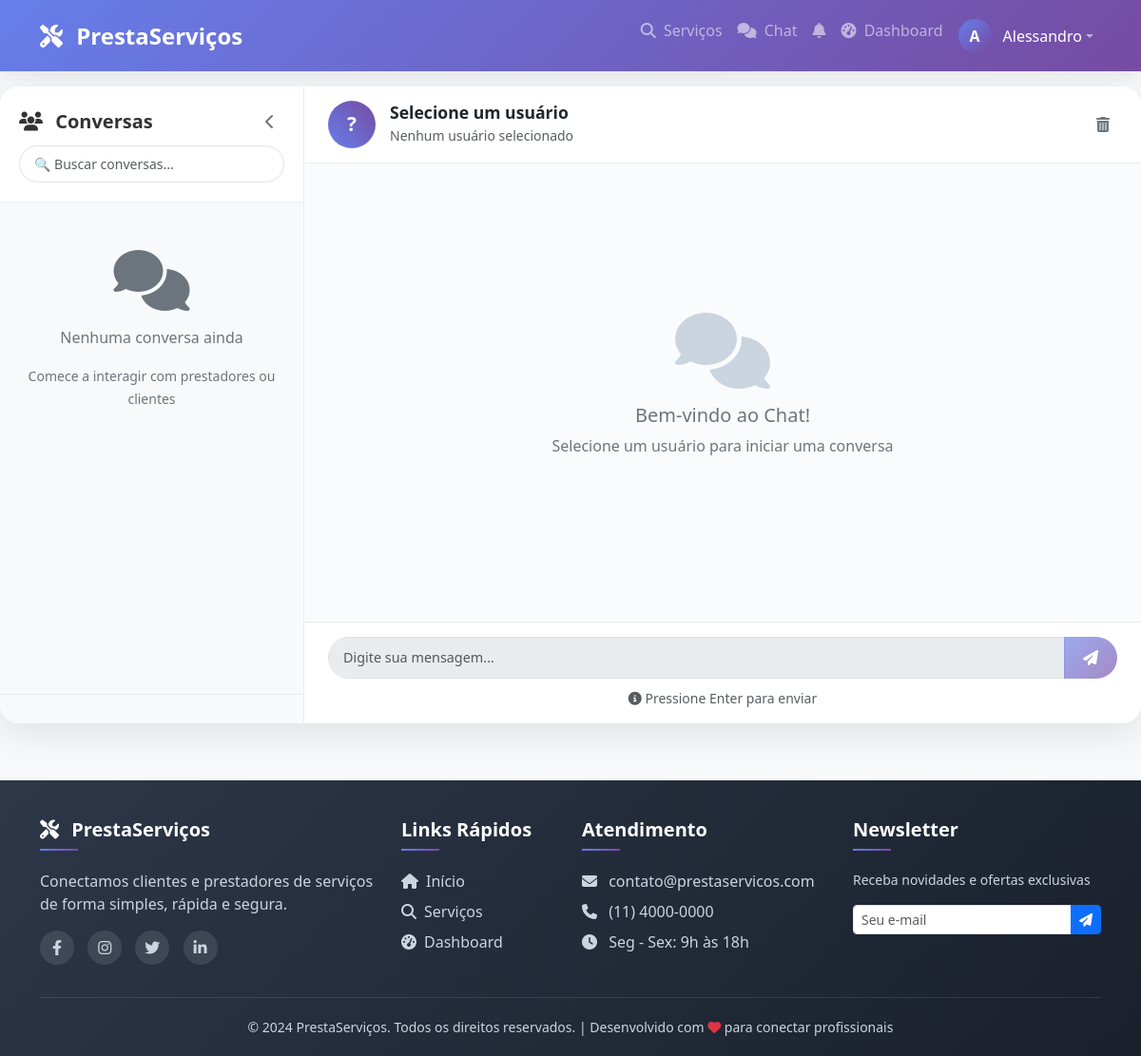
/chat/ (signed in), run on an earlier commit of the app's database.
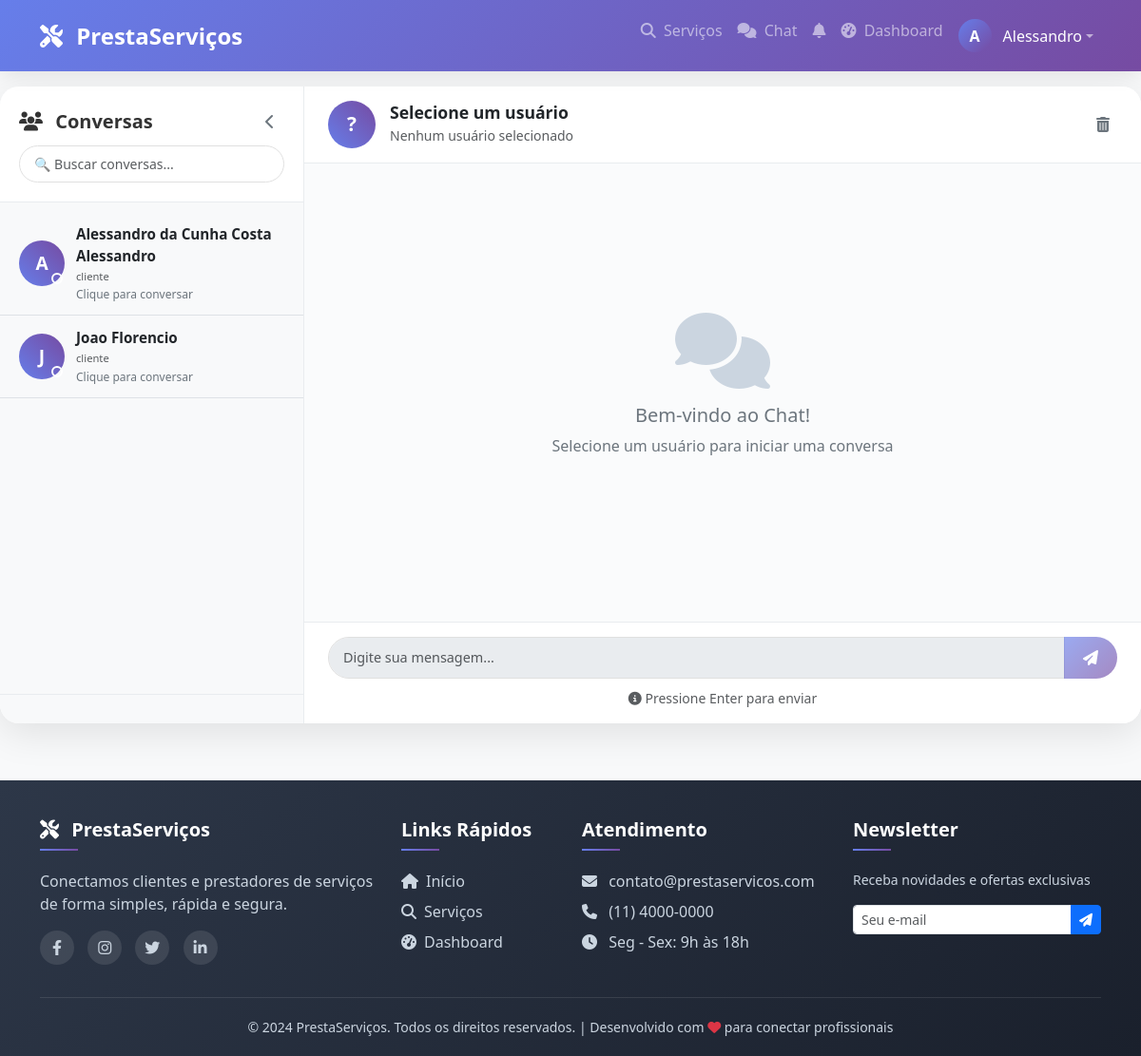
And on a later commit of the database.
### models.py (models this page shows, shortened)
class Usuario(UserMixin, db.Model):
    __tablename__ = 'usuarios'
    id = db.Column(db.Integer, primary_key=True)
    nome = db.Column(db.String(100), nullable=False)
    email = db.Column(db.String(100), unique=True, nullable=False)
    senha_hash = db.Column(db.String(200), nullable=False)
    telefone = db.Column(db.String(20))
    tipo = db.Column(db.String(20), nullable=False)
    data_cadastro = db.Column(db.DateTime, default=datetime.utcnow)
    foto_perfil = db.Column(db.String(200), default='default.jpg')
    foto_url = db.Column(db.String(500), nullable=True)  # URL da foto do Google
    descricao = db.Column(db.Text)
    servicos_oferecidos = db.relationship('Servico', backref='prestador_rel', lazy=True)
    avaliacoes_recebidas = db.relationship('Avaliacao', foreign_keys='Avaliacao.prestador_id', backref='avaliado_rel', lazy=True)
    avaliacoes_feitas = db.relationship('Avaliacao', foreign_keys='Avaliacao.cliente_id', backref='avaliador_rel', lazy=True)
    favoritos = db.relationship('Favorito', foreign_keys='Favorito.cliente_id', backref='cliente_rel', lazy=True)

### routes/chat_routes.py (the view)
@chat_bp.route('/')
@login_required
def index():
    try:
        usuarios_chat = db.session.query(Usuario).distinct().join(
            Mensagem,
            ((Mensagem.remetente_id == Usuario.id) & (Mensagem.destinatario_id == current_user.id)) |
            ((Mensagem.destinatario_id == Usuario.id) & (Mensagem.remetente_id == current_user.id))
        ).filter(Usuario.id != current_user.id).all()
        return render_template('chat/index.html', usuarios=usuarios_chat)
    except Exception as e:
        print(f"Erro no chat: {e}")
        return render_template('chat/index.html', usuarios=[])

### app.py (called while the page is built)
@login_manager.user_loader
def load_user(user_id):
    return Usuario.query.get(int(user_id))

### templates/chat/index.html (shortened to what this page needs)
{% extends "base.html" %}
{% block content %}
<div class="chat-container">
    <div class="users-sidebar" id="usersSidebar">
        <div class="sidebar-header">
            <div class="d-flex justify-content-between align-items-center">
                <h5 class="mb-0">
                    <i class="fas fa-users me-2"></i> Conversas
                </h5>
                <button class="btn-collapse-sidebar" id="collapseSidebarBtn" title="Recolher">
                    <i class="fas fa-chevron-left"></i>
                </button>
            </div>
            <div class="search-users mt-2">
                <input type="text" class="form-control form-control-sm" placeholder="🔍 Buscar conversas..." id="searchUsers">
            </div>
        </div>
        <div class="users-list" id="users-list">
            {% if usuarios %}
                {% for usuario in usuarios %}
                    <div class="user-item" data-user-id="{{ usuario.id }}" data-user-name="{{ usuario.nome }}" onclick="selectUser({{ usuario.id }}, '{{ usuario.nome|escape }}')">
                        <div class="user-avatar">
                            <div class="avatar-circle bg-primary text-white">
                                {{ usuario.nome[0]|upper }}
                            </div>
                            <span class="status-indicator" id="status-{{ usuario.id }}"></span>
                        </div>
                        <div class="user-info">
                            <strong class="user-name">{{ usuario.nome }}</strong>
                            <small class="user-role text-muted">{{ usuario.tipo }}</small>
                            <div class="last-message" id="last-msg-{{ usuario.id }}">Clique para conversar</div>
                        </div>
                    </div>
                {% endfor %}
            {% else %}
                <div class="empty-chat">
                    <i class="fas fa-comments fa-4x mb-3"></i>
                    <p>Nenhuma conversa ainda</p>
                    <small>Comece a interagir com prestadores ou clientes</small>
                </div>
            {% endif %}
        </div>
        <div class="sidebar-footer">
        </div>
    </div>
    <div class="chat-main" id="chatMain">
        <div class="chat-header" id="chat-header">
            <div class="chat-user-info">
                <div class="chat-user-avatar" id="chat-avatar">
                    <div class="avatar-circle bg-primary text-white" id="chat-avatar-initial">?</div>
                </div>
                <div class="chat-user-details">
                    <h5 class="mb-0" id="chat-with">Selecione um usuário</h5>
                    <small class="text-muted" id="user-status">Nenhum usuário selecionado</small>
                </div>
            </div>
            <div class="chat-actions">
                <button class="btn-icon" onclick="clearChat()" title="Limpar conversa">
                    <i class="fas fa-trash-alt"></i>
                </button>
            </div>
        </div>
        <div class="chat-messages" id="chat-messages">
            <div class="welcome-message text-center">
                <i class="fas fa-comments fa-5x mb-3" style="color: #cbd5e0;"></i>
                <h5>Bem-vindo ao Chat!</h5>
                <p>Selecione um usuário para iniciar uma conversa</p>
            </div>
        </div>
        <div class="chat-input-area">
            <div class="input-group">
                <textarea class="form-control" id="message-input" rows="1" placeholder="Digite sua mensagem..." disabled></textarea>
                <button class="btn btn-primary" id="send-button" disabled onclick="sendMessage()">
                    <i class="fas fa-paper-plane"></i>
                </button>
            </div>
            <div class="input-tools">
                <small class="text-muted">
                    <i class="fas fa-info-circle"></i> Pressione Enter para enviar
                </small>
            </div>
        </div>
    </div>
</div>
{% endblock %}

### templates/base.html (shortened to what this page needs)
<!DOCTYPE html>
<html lang="pt-br">
<head>
    <link href="https://cdn.jsdelivr.net/npm/bootstrap@5.3.0/dist/css/bootstrap.min.css" rel="stylesheet">
    <link rel="stylesheet" href="https://cdnjs.cloudflare.com/ajax/libs/font-awesome/6.4.0/css/all.min.css">
    <link rel="stylesheet" href="{{ url_for('static', filename='style.css') }}">
</head>
<body>
    <nav class="navbar navbar-expand-lg navbar-dark sticky-top">
        <div class="container">
            <a class="navbar-brand" href="{{ url_for('main.index') }}">
                <i class="fas fa-tools me-2"></i> PrestaServiços
            </a>
            <div class="collapse navbar-collapse" id="navbarNav">
                <ul class="navbar-nav ms-auto">
                    <li class="nav-item">
                        <a class="nav-link" href="{{ url_for('servico.lista') }}">
                            <i class="fas fa-search me-1"></i> Serviços
                        </a>
                    </li>
                    {% if current_user.is_authenticated %}
                        <li class="nav-item">
                            <a class="nav-link chat-link" href="{{ url_for('chat.index') }}">
                                <i class="fas fa-comments me-1"></i> Chat
                            </a>
                        </li>
                        <li class="nav-item dropdown">
                            <a class="nav-link" href="#" id="notificationDropdown" role="button" data-bs-toggle="dropdown" aria-expanded="false">
                                <i class="fas fa-bell"></i>
                            </a>
                        </li>
                        <li class="nav-item">
                            <a class="nav-link" href="{{ url_for('dashboard.index') }}">
                                <i class="fas fa-tachometer-alt me-1"></i> Dashboard
                            </a>
                        </li>
                        <li class="nav-item dropdown">
                            <a class="nav-link dropdown-toggle d-flex align-items-center" href="#" id="userDropdown" role="button" data-bs-toggle="dropdown" aria-expanded="false">
                                {% if current_user.foto_url %}
                                    <div class="user-avatar-nav-placeholder" style="display: none;">{{ current_user.nome[0]|upper }}</div>
                                {% else %}
                                    <div class="user-avatar-nav-placeholder">
                                        {{ current_user.nome[0]|upper }}
                                    </div>
                                {% endif %}
                                <span class="user-name-nav ms-1">{{ current_user.nome.split()[0] }}</span>
                            </a>
                        </li>
                    {% endif %}
                </ul>
            </div>
        </div>
    </nav>
    <main>
        {% block content %}{% endblock %}
    </main>
    <footer class="footer">
        <div class="container">
            <div class="row">
                <div class="col-md-4 mb-4 mb-md-0">
                    <h5>
                        <i class="fas fa-tools me-2"></i> PrestaServiços
                    </h5>
                    <p class="mt-3">Conectamos clientes e prestadores de serviços de forma simples, rápida e segura.</p>
                    <div class="social-links mt-3">
                        <a href="#"><i class="fab fa-facebook-f"></i></a>
                        <a href="#"><i class="fab fa-instagram"></i></a>
                        <a href="#"><i class="fab fa-twitter"></i></a>
                        <a href="#"><i class="fab fa-linkedin-in"></i></a>
                    </div>
                </div>
                <div class="col-md-2 mb-4 mb-md-0">
                    <h5>Links Rápidos</h5>
                    <ul class="list-unstyled">
                        <li class="mb-2"><a href="{{ url_for('main.index') }}"><i class="fas fa-home me-2"></i>Início</a></li>
                        <li class="mb-2"><a href="{{ url_for('servico.lista') }}"><i class="fas fa-search me-2"></i>Serviços</a></li>
                        {% if current_user.is_authenticated %}
                            <li class="mb-2"><a href="{{ url_for('dashboard.index') }}"><i class="fas fa-tachometer-alt me-2"></i>Dashboard</a></li>
                        {% else %}
                            <li class="mb-2"><a href="{{ url_for('auth.cadastro') }}"><i class="fas fa-user-plus me-2"></i>Cadastro</a></li>
                            <li class="mb-2"><a href="{{ url_for('auth.login') }}"><i class="fas fa-sign-in-alt me-2"></i>Login</a></li>
                        {% endif %}
                    </ul>
                </div>
                <div class="col-md-3 mb-4 mb-md-0">
                    <h5>Atendimento</h5>
                    <ul class="list-unstyled">
                        <li class="mb-2"><i class="fas fa-envelope me-2"></i> contato@prestaservicos.com</li>
                        <li class="mb-2"><i class="fas fa-phone me-2"></i> (11) 4000-0000</li>
                        <li class="mb-2"><i class="fas fa-clock me-2"></i> Seg - Sex: 9h às 18h</li>
                    </ul>
                </div>
                <div class="col-md-3">
                    <h5>Newsletter</h5>
                    <p class="small">Receba novidades e ofertas exclusivas</p>
                    <div class="input-group">
                        <input type="email" class="form-control form-control-sm" placeholder="Seu e-mail">
                        <button class="btn btn-primary btn-sm" type="button">
                            <i class="fas fa-paper-plane"></i>
                        </button>
                    </div>
                </div>
            </div>
            <div class="footer-bottom">
                <p class="mb-0">&copy; 2024 PrestaServiços. Todos os direitos reservados. | Desenvolvido com <i class="fas fa-heart text-danger"></i> para conectar profissionais</p>
            </div>
        </div>
    </footer>
</body>
</html>

### static/style.css (style rules this page uses)
body { font-family: 'Segoe UI', Tahoma, Geneva, Verdana, sans-serif; background-color: #f8f9fa; }
.navbar { background: linear-gradient(135deg, #667eea 0%, #764ba2 100%); box-shadow: 0 2px 10px rgba(0,0,0,0.1); }
.nav-link { position: relative; transition: all 0.3s; }
.chat-link { position: relative; }
.bg-primary { background: linear-gradient(45deg, #667eea, #764ba2) !important; }
.chat-container { height: calc(100vh - 120px); display: flex; border-radius: 10px; overflow: hidden; box-shadow: 0 5px 20px rgba(0,0,0,0.1); background: white; }
.users-sidebar { width: 300px; background: white; border-right: 1px solid #dee2e6; display: flex; flex-direction: column; }
.chat-main { flex: 1; display: flex; flex-direction: column; background: white; }
.chat-header { padding: 20px; border-bottom: 1px solid #dee2e6; background: #f8f9fa; }
.chat-messages { flex: 1; overflow-y: auto; padding: 20px; }
.user-item { padding: 15px; border-bottom: 1px solid #dee2e6; cursor: pointer; transition: background 0.3s; }
.navbar { background: linear-gradient(135deg, #667eea 0%, #764ba2 100%); box-shadow: 0 2px 20px rgba(0,0,0,0.1); padding: 12px 0; position: sticky; top: 0; z-index: 1000; }
.navbar-brand { font-size: 1.5rem; font-weight: 700; transition: transform 0.3s; }
.nav-link { position: relative; transition: all 0.3s; font-weight: 500; padding: 8px 16px; border-radius: 8px; }
.footer { background: linear-gradient(135deg, #2d3748 0%, #1a202c 100%); color: #cbd5e0; margin-top: 60px; padding: 40px 0 20px; }
.footer h5 { color: white; font-weight: 600; margin-bottom: 20px; position: relative; padding-bottom: 10px; }
.footer h5:after { content: ''; position: absolute; bottom: 0; left: 0; width: 40px; height: 2px; background: linear-gradient(90deg, #667eea, #764ba2); }
.footer a { color: #cbd5e0; text-decoration: none; transition: all 0.3s; display: inline-block; }
.footer .social-links a { display: inline-flex; align-items: center; justify-content: center; width: 36px; height: 36px; background: rgba(255,255,255,0.1); border-radius: 50%; margin-right: 10px; transition: all 0.3s; }
.footer-bottom { border-top: 1px solid rgba(255,255,255,0.1); margin-top: 30px; padding-top: 20px; text-align: center; font-size: 14px; }
.user-avatar-nav-placeholder { width: 35px; height: 35px; border-radius: 50%; background: linear-gradient(135deg, #667eea 0%, #764ba2 100%); display: inline-flex; align-items: center; justify-content: center; color: white; font-weight: bold; font-size: 1rem; margin-right: 8px; }
.user-name-nav { color: white; font-weight: 500; }

What changed in the data, as far as the page shows it:
now on this page (row unchanged): Usuario: nome "A", nome "Alessandro da Cunha Costa Alessandro", tipo "cliente"
added Usuario: nome "J", nome "Joao Florencio", tipo "cliente"
Also different on the page:
text no longer shown: "Nenhuma conversa ainda Comece a interagir com prestadores ou clientes"
